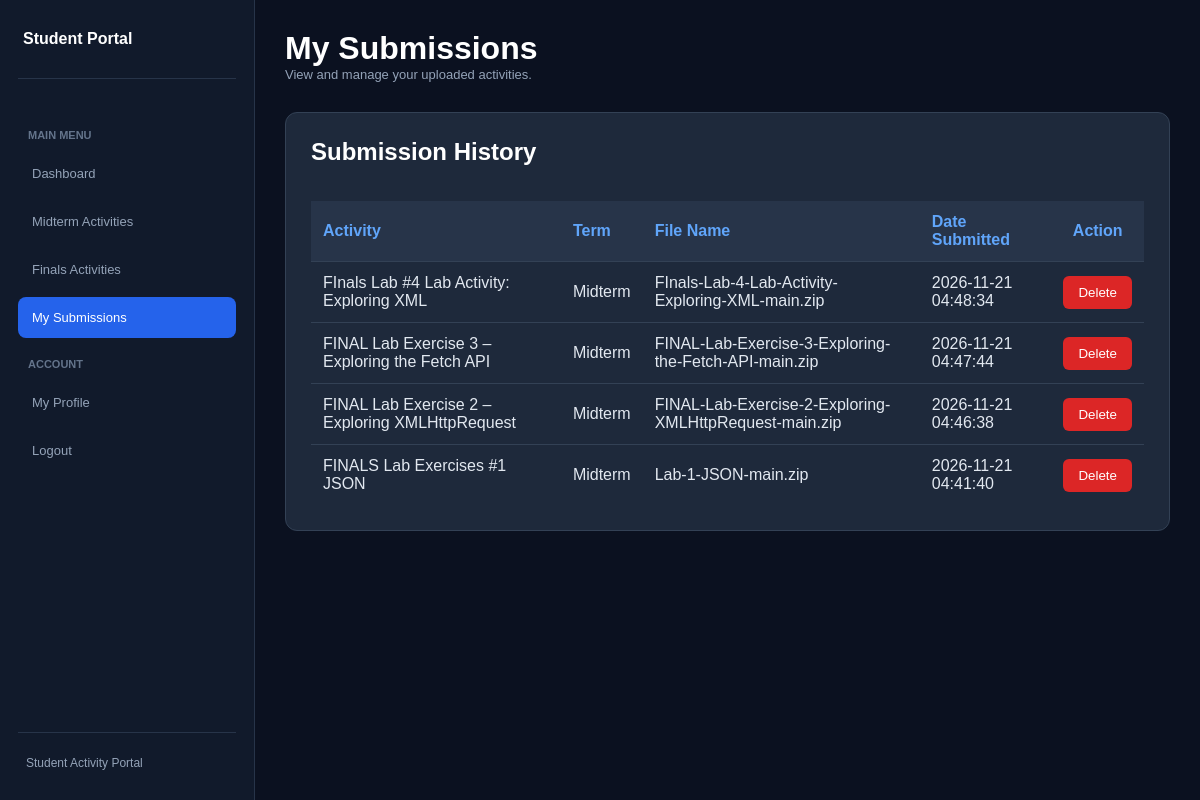
The app's page /submissions.php (signed in) with its own data.
### tables this page shows
CREATE TABLE `submissions` (
  `id` int(11) NOT NULL,
  `student_id` int(11) NOT NULL,
  `activity_id` int(11) NOT NULL,
  `file_name` varchar(255) NOT NULL,
  `file_path` varchar(255) NOT NULL,
  `submitted_at` timestamp NULL DEFAULT current_timestamp()
);

CREATE TABLE `activities` (
  `id` int(11) NOT NULL,
  `title` varchar(150) NOT NULL,
  `term` varchar(50) NOT NULL,
  `description` text DEFAULT NULL,
  `created_at` timestamp NULL DEFAULT current_timestamp()
);

### submissions.php (the view, shortened to what this page needs)
<?php
require_once "config/database.php";
$student_id = (int) $_SESSION["student_id"];
$sql = "SELECT submissions.id, activities.title, activities.term,
               submissions.file_name, submissions.submitted_at
        FROM submissions
        INNER JOIN activities
        ON submissions.activity_id = activities.id
        WHERE submissions.student_id = ?
        ORDER BY submissions.submitted_at DESC";
$stmt = $conn->prepare($sql);
$stmt->bind_param("i", $student_id);
$stmt->execute();
$result = $stmt->get_result();
?>
<!DOCTYPE html>
<html lang="en">
<head>
    <link rel="stylesheet" href="assets/css/style.css">
</head>
<body class="dashboard-body">
<div class="dashboard-container">
    <aside class="sidebar">
        <div class="sidebar-logo">
            <h2>Student Portal</h2>
        </div>
        <nav class="sidebar-menu">
            <p class="menu-title">MAIN MENU</p>
            <a href="dashboard.php" class="menu-link">
                Dashboard
            </a>
            <a href="midterm.php" class="menu-link">
                Midterm Activities
            </a>
            <a href="finals.php" class="menu-link">
                Finals Activities
            </a>
            <a href="submissions.php" class="menu-link active">
                My Submissions
            </a>
            <p class="menu-title">ACCOUNT</p>
            <a href="profile.php" class="menu-link">
                My Profile
            </a>
            <a href="logout.php" class="menu-link logout-link">
                Logout
            </a>
        </nav>
        <div class="sidebar-footer">
            <p>Student Activity Portal</p>
        </div>
    </aside>
    <main class="main-content">
        <div class="topbar">
            <div>
                <h1>My Submissions</h1>
                <p>View and manage your uploaded activities.</p>
            </div>
        </div>
        <div class="dashboard-card">
            <h2>Submission History</h2>
            <div style="overflow-x:auto;">
                <table style="width:100%; border-collapse:collapse; margin-top:20px;">
                    <thead>
                        <tr>
                            <th style="text-align:left; padding:12px;">Activity</th>
                            <th style="text-align:left; padding:12px;">Term</th>
                            <th style="text-align:left; padding:12px;">File Name</th>
                            <th style="text-align:left; padding:12px;">Date Submitted</th>
                            <th style="text-align:center; padding:12px;">Action</th>
                        </tr>
                    </thead>
                    <tbody>
                    <?php if ($result->num_rows > 0): ?>
                        <?php while ($row = $result->fetch_assoc()): ?>
                            <tr>
                                <td style="padding:12px;">
                                    <?= htmlspecialchars($row["title"]) ?>
                                </td>
                                <td style="padding:12px;">
                                    <?= htmlspecialchars($row["term"]) ?>
                                </td>
                                <td style="padding:12px;">
                                    <?= htmlspecialchars($row["file_name"]) ?>
                                </td>
                                <td style="padding:12px;">
                                    <?= htmlspecialchars($row["submitted_at"]) ?>
                                </td>
                                <td style="padding:12px; text-align:center;">
                                    <form method="POST"
                                          onsubmit="return confirm('Are you sure you want to delete this submission? This action cannot be undone.');">
                                        <button type="submit"
                                                name="delete_submission"
                                                value="1"
                                                style="background:#dc2626; color:white; border:none; padding:9px 15px; border-radius:6px; cursor:pointer;">
                                            Delete
                                        </button>
                                    </form>
                                </td>
                            </tr>
                        <?php endwhile; ?>
                    <?php endif; ?>
                    </tbody>
                </table>
            </div>
        </div>
    </main>
</div>
</body>
</html>

### assets/css/style.css (style rules this page uses)
* { margin: 0; padding: 0; box-sizing: border-box; font-family: Arial, sans-serif; }
body { background: #0b1120; color: #ffffff; min-height: 100vh; }
.dashboard-body { background: #0b1120; min-height: 100vh; }
.dashboard-container { display: flex; min-height: 100vh; }
.sidebar { width: 255px; background: #111a2b; border-right: 1px solid #273449; padding: 25px 18px; display: flex; flex-direction: column; flex-shrink: 0; }
.sidebar-logo { display: flex; align-items: center; gap: 12px; padding: 5px 5px 30px; border-bottom: 1px solid #273449; }
.sidebar-logo h2 { font-size: 16px; }
.sidebar-menu { margin-top: 30px; }
.menu-title { color: #64748b; font-size: 11px; font-weight: bold; margin: 20px 10px 12px; }
.menu-link { display: flex; align-items: center; gap: 13px; padding: 13px 14px; margin-bottom: 7px; color: #94a3b8; text-decoration: none; font-size: 13px; border-radius: 8px; transition: 0.3s; }
.menu-link:hover, .menu-link.active { background: #1e40af; color: white; }
.sidebar-footer { margin-top: auto; padding: 20px 8px 0; border-top: 1px solid #273449; color: #94a3b8; font-size: 12px; line-height: 1.8; }
.main-content { flex: 1; padding: 30px; min-width: 0; }
.topbar { display: flex; justify-content: space-between; align-items: center; margin-bottom: 30px; gap: 15px; }
.topbar p { color: #94a3b8; font-size: 13px; }
.dashboard-card { background: #1e293b; border: 1px solid #334155; border-radius: 12px; padding: 25px; margin-top: 25px; color: #f8fafc; }
.dashboard-card h2 { color: #ffffff; margin-bottom: 15px; }
.dashboard-card table { width: 100%; border-collapse: collapse; color: #e2e8f0; }
.dashboard-card th { background: #273449; color: #60a5fa; font-weight: 600; }
.dashboard-card th, .dashboard-card td { border-bottom: 1px solid #334155; padding: 15px 12px; }
.dashboard-card tbody tr:last-child td { border-bottom: none; }
.sidebar nav a.active { background: #2563eb; color: #ffffff; }

### records on screen
submissions: activity.title "FInals Lab #4 Lab Activity: Exploring XML", activity.term "Midterm", file_name "FInals-Lab-4-Lab-Activity-Exploring-XML-main.zip", submitted_at "2026-11-21 04:48:34"
submissions: activity.title "FINAL Lab Exercise 3 – Exploring the Fetch API", activity.term "Midterm", file_name "FINAL-Lab-Exercise-3-Exploring-the-Fetch-API-main.zip", submitted_at "2026-11-21 04:47:44"
submissions: activity.title "FINAL Lab Exercise 2 – Exploring XMLHttpRequest", activity.term "Midterm", file_name "FINAL-Lab-Exercise-2-Exploring-XMLHttpRequest-main.zip", submitted_at "2026-11-21 04:46:38"
submissions: activity.title "FINALS Lab Exercises #1 JSON", activity.term "Midterm", file_name "Lab-1-JSON-main.zip", submitted_at "2026-11-21 04:41:40"
